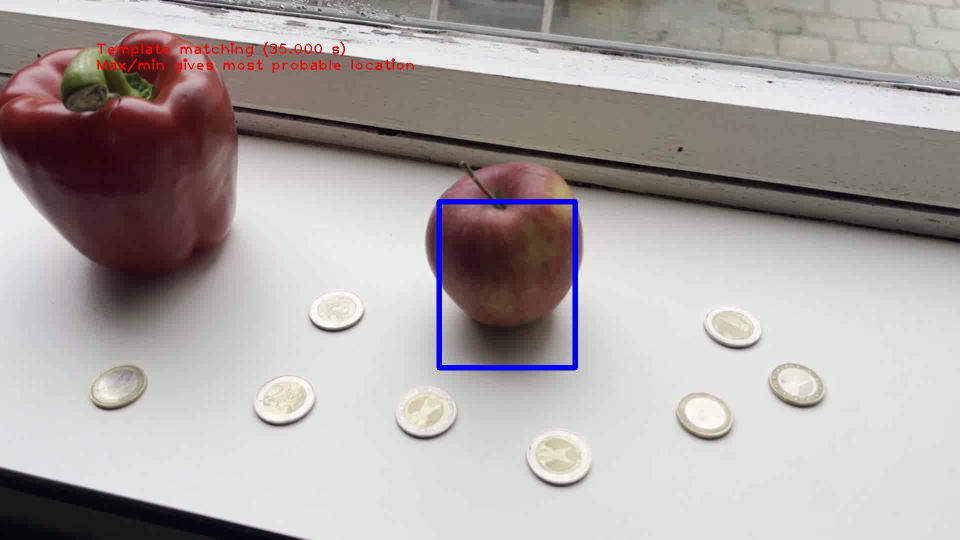
#> input picture frame 0 of CV/Assignment_1/out.mp4, 1920 x 1080 px, given in place of in.MOV, which was not available (shown at 1/2 size)
$ python opencv_process_video.py   (older library calls are emulated)
#> lines starting #> are read from the running program, lines starting #| are printed output that depends on the picture; after the words box and inside, x2 and y2 are one past the last pixel; in counts of white or black regions, pixels touching at a corner belong together; pictures that were not available may be replaced by others from this repository, and a replacement may not be noted
"""
Code for the first 40 seconds of the video submitted for individual assignment 1 of Computer Vision course.
By Thibeau Wouters
"""
import argparse
import cv2
import os
import sys
import numpy as np

# Specify hyperparameters that are helpful when working on the videos
SHOW_FRAMES = False  # show the frames when running this script
SHOW_PROGRESS = True  # show timestamp when processing video
MIN_TIME = 0  # start time of video to be processed
MAX_TIME = 40000  # max time that we are going to process
# Make sure max time is at most 40000 for this first part of the video
MAX_TIME = min(40000, MAX_TIME)


# helper function to get the time in seconds
def get_time(cap):
    """
    Returns the time of the current frame in milliseconds.
    :param cap: VideoCapture
    :return: Time of frame in milliseconds.
    """
    return int(cap.get(cv2.CAP_PROP_POS_MSEC))


# helper function to specify what to do based on video seconds
def between(cap, lower: int, upper: int) -> bool:
    return lower <= int(cap.get(cv2.CAP_PROP_POS_MSEC)) < upper


def main(input_video_file: str, output_video_file: str) -> None:
    # OpenCV video objects to work with
#> called with input_video_file = 'D:\\Coding\\MAI\\CV\\Assignment_1\\in.MOV', output_video_file = 'D:\\Coding\\MAI\\CV\\Assignment_1\\out.mp4'
    cap = cv2.VideoCapture(input_video_file)
    fps = int(round(cap.get(5)))
    frame_width = int(cap.get(3))
    frame_height = int(cap.get(4))
    fourcc = cv2.VideoWriter_fourcc(*'mp4v')  # saving output video as .mp4
    out = cv2.VideoWriter(output_video_file, fourcc, fps, (frame_width, frame_height))

    # Show which part of the video we are going to work on
    print(f"Processing frames between {MIN_TIME/1000} seconds and {MAX_TIME/1000} seconds.")
    font = cv2.FONT_HERSHEY_PLAIN

    while cap.isOpened():
        ret, frame = cap.read()
#> frame is the input picture: shape (1080, 1920, 3); mean B, G, R 163.1, 165.4, 171.2
        if ret:
            # Initialize the subtitles
            subtitle = ""
            explanation_subtitle = ""

            # Skip frames that occur before the min time
            if between(cap, 0, MIN_TIME):
                continue

            "0 -- 4 seconds: color to grayscale"
            if between(cap, 0, 4000):
                subtitle = "Switch between greyscale and color"
            if between(cap, 0, 1000) or between(cap, 2000, 3000):
                # Convert to greyscale, but make sure we still have three channels for VideoWriter
                frame[:, :, 1] = frame[:, :, 0]
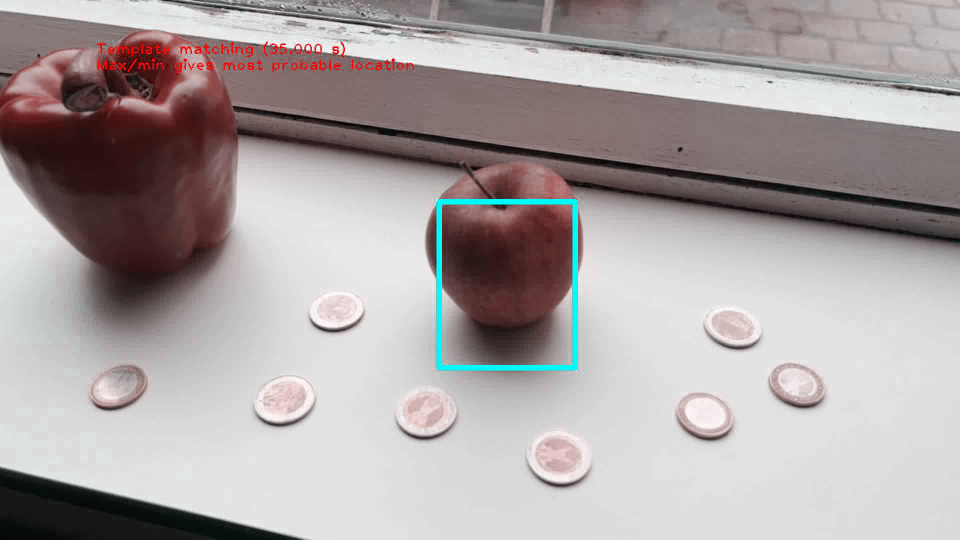
#> frame: shape (1080, 1920, 3) (shown at 1/2 size); mean B, G, R 163.1, 163.1, 171.2
                frame[:, :, 2] = frame[:, :, 0]
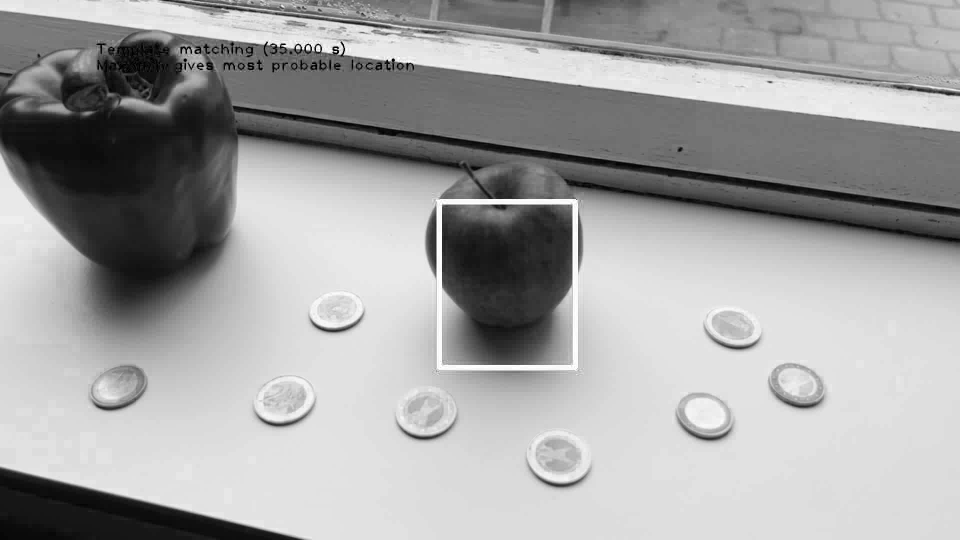
#> frame: shape (1080, 1920, 3) (shown at 1/2 size); min 0, max 255, mean 163.1

            "4 -- 8 seconds: Gaussian blurring"
            if between(cap, 4000, 5000):
                kernel = (11, 11)
                sigma = 0
                frame = cv2.GaussianBlur(frame, kernel, sigma)

                subtitle = "Gaussian filtering"
                explanation_subtitle = f"Kernel {kernel}, sigma: {sigma}"

            if between(cap, 5000, 6000):
                kernel = (31, 31)
                sigma = 0
                frame = cv2.GaussianBlur(frame, kernel, sigma)

                subtitle = "Gaussian filtering"
                explanation_subtitle = f"Kernel {kernel}, sigma: {sigma}:  bigger kernel, smoother result"

            if between(cap, 6000, 7000):
                kernel = (31, 31)
                sigma = 20
                frame = cv2.GaussianBlur(frame, kernel, sigma)

                subtitle = "Gaussian filtering"
                explanation_subtitle = f"Kernel {kernel}, sigma: {sigma}: bigger sigma, smoother result"

            if between(cap, 7000, 8000):
                kernel = (51, 51)
                sigma = 50
                frame = cv2.GaussianBlur(frame, kernel, sigma)

                subtitle = "Gaussian filtering"
                explanation_subtitle = f"Kernel {kernel}, sigma: {sigma}: bigger kernel + bigger sigma, smoother result"

            "8 -- 12 seconds: bilateral filter"
            if between(cap, 8000, 10000):
                # The pixel neighbourhood size will be computed automatically from sigma space by putting -1
                d = -1
                sigma_color = 10
                sigma_space = 10
                frame = cv2.bilateralFilter(frame, d, sigma_color, sigma_space)

                subtitle = "Bilateral filter: preserves edges better, due to 2 weightings rather than 1"
                explanation_subtitle = f"sigma color {sigma_color}, sigma space: {sigma_space}"

            if between(cap, 10000, 12000):
                d = -1
                sigma_color = 20
                sigma_space = 20
                frame = cv2.bilateralFilter(frame, d, sigma_color, sigma_space)

                subtitle = "Bilateral filter: preserves edges better, due to 2 weightings rather than 1"
                explanation_subtitle = f"sigma color {sigma_color}, sigma space: {sigma_space}: smoother result"

            "12 -- 16 seconds: simple grabbing by thresholding"
            if between(cap, 12000, 16000):
                # Convert to HSV space
                hsv = cv2.cvtColor(frame, cv2.COLOR_BGR2HSV)
                # Blur
                hsv = cv2.GaussianBlur(hsv, (13, 13), 0)
                # Specify threshold ranges
                lower = np.array([0, 100, 55])
                upper = np.array([179, 150, 150])
                mask = cv2.inRange(hsv, lower, upper)
                # Bitwise-AND mask on the original image
                white = 255*np.ones_like(hsv)
                frame = cv2.bitwise_and(white, white, mask=mask)
                subtitle = "Grabbing by threshold in HSV space"
                explanation_subtitle = "(hard to distinguish between similarly coloured objects)"

            "16 -- 20 seconds: improved grabbing"
            if between(cap, 16000, 20000):
                # Convert to HSV space
                hsv = cv2.cvtColor(frame, cv2.COLOR_BGR2HSV)
                # Blur
                hsv = cv2.GaussianBlur(hsv, (13, 13), 0)
                # Specify threshold ranges
                lower = np.array([0, 100, 55])
                upper = np.array([179, 150, 150])
                mask = cv2.inRange(hsv, lower, upper)
                # Show new improvements in blue
                white = 255 * np.ones_like(hsv)
                blue = white
                blue[:, :, 1] = 0
                blue[:, :, 2] = 0
                # Bitwise-AND mask and original image
                frame = cv2.bitwise_and(white, white, mask=mask)
                # Now improve with morphological operations: use opening
                kernel_size = (15, 15)
                kernel = np.ones(kernel_size, np.uint8)
                nb_iterations = 2
                frame = cv2.morphologyEx(frame, cv2.MORPH_OPEN, kernel, iterations=nb_iterations)

                subtitle = "Less false positives with morphological operation"
                explanation_subtitle = f"(opening with kernel: {kernel_size}, iterations: {nb_iterations})"

            "20 -- 25 seconds: Sobel filter"
            if between(cap, 20000, 25000):
                # Blur
                frame = cv2.GaussianBlur(frame, (3, 3), 0)
                ddepth = cv2.CV_16S
                # We vary the Sobel parameters during these 5 seconds:
                x_val = 1
                y_val = 0
                ksize = 3
                scale = 1
                delta = 0

                if between(cap, 20000, 21000):
                    # Sobel parameters
                    x_val = 1
                    y_val = 0

                    subtitle = "Sobel filter: horizontal (gradients in blue)"
                    explanation_subtitle = f"(kernel size: {ksize})"

                elif between(cap, 21000, 22000):
                    # Sobel parameters
                    x_val = 1
                    y_val = 0
                    ksize = 5
                    scale = 0.15

                    subtitle = "Sobel filter: horizontal (gradients in blue)"
                    explanation_subtitle = f"(kernel size: {ksize})"

                elif between(cap, 22000, 23000):
                    # Sobel parameters
                    x_val = 0
                    y_val = 1
                    ksize = 3

                    subtitle = "Sobel filter: vertical (gradients in blue)"
                    explanation_subtitle = f"(kernel size: {ksize})"

                elif between(cap, 23000, 24000):
                    # Sobel parameters
                    x_val = 0
                    y_val = 1
                    ksize = 5
                    scale = 0.15

                    subtitle = "Sobel filter: vertical (gradients in blue)"
                    explanation_subtitle = f"(kernel size: {ksize})"

                elif between(cap, 24000, 25000):
                    # Sobel parameters
                    x_val = 1
                    y_val = 1
                    ksize = 3
                    scale = 3

                    subtitle = "Sobel filter: diagonal (gradients in blue)"
                    explanation_subtitle = f"(kernel size: {ksize})"

                # Convert color to gray
                gray = cv2.cvtColor(frame, cv2.COLOR_BGR2GRAY)
                # Detect gradients on the grayscale image, use params defined above
                grad = cv2.Sobel(gray, ddepth, x_val, y_val, ksize=ksize, scale=scale, delta=delta, borderType=cv2.BORDER_DEFAULT)
                # Convert the scale
                grad = cv2.convertScaleAbs(grad)
                # Get the mask of ROI, where we have the Sobel gradients, and the inverse mask
                ret, mask = cv2.threshold(grad, 50, 255, cv2.THRESH_BINARY)
                inv_mask = cv2.bitwise_not(mask)
                # Get the ROI of frame, but black out Sobel
                frame = cv2.bitwise_and(frame, frame, mask=inv_mask)
                # Get the Sobel gradients in blue:
                blue = np.zeros_like(frame)
                blue[:, :, 0] = mask
                # Add the Sobel derivatives on top of the original image
                frame = cv2.add(frame, blue)

            "25 -- 35s: Hough transform to detect circles"
            if between(cap, 25000, 35000):
                # Blur for better results
                frame = cv2.GaussianBlur(frame, (3, 3), 0)
                # Convert image to grayscale for Hough circles method:
                gray = cv2.cvtColor(frame, cv2.COLOR_BGR2GRAY)
                # Default params of Hough transform:
                minDist = gray.shape[0] / 16
                param1 = 150
                param2 = 50
                minR = 120
                maxR = 500

                # Parameters for each period:
                if between(cap, 25000, 27000):
                    param2 = 35

                    subtitle  = f"Hough transform: param1: {param1}, param2: {param2}, minRadius: {minR}, param2: {maxR}"
                    explanation_subtitle = "Circles easily accepted"

                elif between(cap, 27000, 29000):

                    subtitle  = f"Hough transform: param1: {param1}, param2: {param2}, minRadius: {minR}, param2: {maxR}"
                    explanation_subtitle = "Circles less easily accepted"

                elif between(cap, 29000, 31000):
                    minDist = gray.shape[0] / 4
                    param1 = 100
                    param2 = 50

                    subtitle  = f"Hough transform: minDist: {minDist}, param1: {param1}, param2: {param2}, minR: {minR}, maxR: {maxR}"
                    explanation_subtitle = "Different centers are farther away"

                elif between(cap, 31000, 33000):
                    minR = 25
                    maxR = 75
                    minDist = gray.shape[0] / 12
                    param2 = 45

                    subtitle  = f"Hough transform: minDist: {minDist}, param1: {param1}, param2: {param2}, minR: {minR}, maxR: {maxR}"
                    explanation_subtitle = "Smaller circles detected"

                elif between(cap, 33000, 35000):
                    minR = 150
                    maxR = 200
                    minDist = gray.shape[0] / 2
                    param1 = 250
                    param2 = 20

                    subtitle  = f"Hough transform: minDist: {minDist}, param1: {param1}, param2: {param2}, minR: {minR}, maxR: {maxR}"
                    explanation_subtitle = "Ideal parameters to detect only the apple"

                # Detect circles with Hough transform with above specified parameters
                circles = cv2.HoughCircles(gray, cv2.HOUGH_GRADIENT, 1, minDist=minDist, param1=param1, param2=param2,
                                           minRadius=minR, maxRadius=maxR)
                # Draw detected circles on the original frame
                if circles is not None:
                    circles = np.uint16(np.around(circles))
                    for i in circles[0, :]:
                        # Draw outer circle
                        cv2.circle(frame, (i[0], i[1]), i[2], (0, 255, 0), 2)
                        # Draw inner circle
                        cv2.circle(frame, (i[0], i[1]), 2, (0, 0, 255), 3)

            "35 - 40s: template matching"
            if between(cap, 35000, 40000):
                subtitle = "Template matching"
                # Read in a template
                template = cv2.imread("template_apple.png")

                # Blur a bit
                frame = cv2.GaussianBlur(frame, (3, 3), 0)
                template = cv2.GaussianBlur(template, (3, 3), 0)
                # Convert the images to grayscale
                gray = cv2.cvtColor(frame, cv2.COLOR_BGR2GRAY)
                gray_template = cv2.cvtColor(template, cv2.COLOR_BGR2GRAY)
                # Get the dimensions (width and height) of the template
                w, h = gray_template.shape[::-1]
                # Choose a particular method and evaluate it
                meth = 'cv2.TM_CCOEFF_NORMED'
                method = eval(meth)
                # Apply template Matching
                result = cv2.matchTemplate(gray, gray_template, method)
                min_val, max_val, min_loc, max_loc = cv2.minMaxLoc(result)

                if between(cap, 35000, 37000):
                    # Draw flashy rectangle for first two seconds
                    top_left = max_loc
                    bottom_right = (top_left[0] + w, top_left[1] + h)
                    cv2.rectangle(frame, top_left, bottom_right, (255, 0, 0), 10)
                    explanation_subtitle = "Max/min gives most probable location"

                if between(cap, 37000, 40000):
                    # Show likelihood
                    explanation_subtitle = "Showing likelihood"
                    # First, normalize to float values between 0 and 255
                    result = cv2.normalize(result, None, 0, 255, cv2.NORM_MINMAX)
                    # Convert to integers
                    result = result.astype(np.uint8)
                    # Resize the result variable to the same dimensions as the original frames
                    result = cv2.resize(result, (frame_width, frame_height))
                    # Merge into 3 color channels into frame to be written
                    frame = cv2.merge((result, result, result))

            # Write subtitle, with a timestamp, and save to write frame to output
            timestamp = '{:.3f}'.format(get_time(cap)/1000)
            cv2.putText(frame, subtitle + f" ({timestamp} s)", (int(0.1*frame_width), int(0.1*frame_height)), font, 2, (0, 0, 255), 2, cv2.LINE_4)
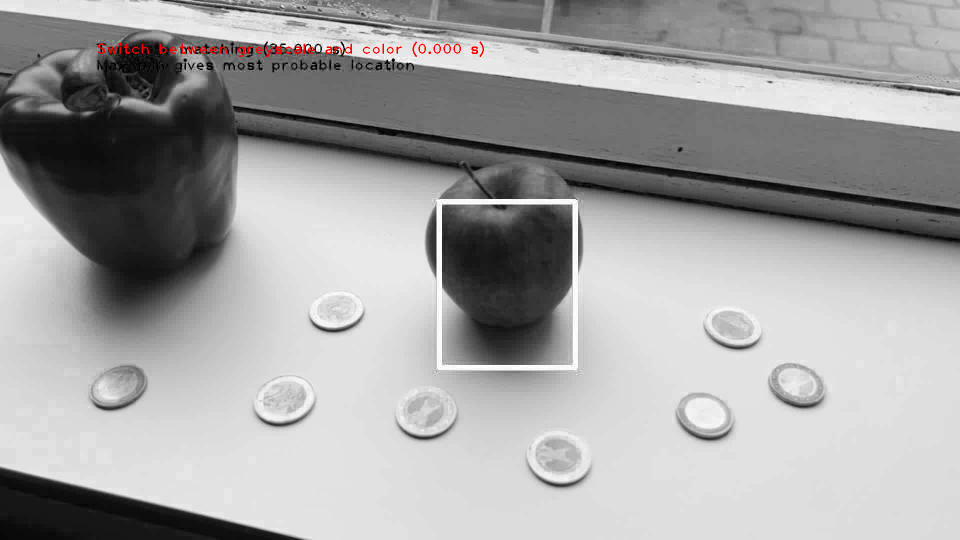
#> frame: shape (1080, 1920, 3) (shown at 1/2 size); 0.18% of pixels changed, all inside (x1, y1, x2, y2) = (195, 83, 968, 114)
            cv2.putText(frame, explanation_subtitle, (int(0.1 * frame_width), int(0.13 * frame_height)), font,
                        2, (0, 0, 255), 2, cv2.LINE_4)
            out.write(frame)

            # (optional) display the resulting frame
            if SHOW_FRAMES:
                cv2.namedWindow('Frame', cv2.WINDOW_NORMAL)
                cv2.imshow('Frame', frame)
                cv2.waitKey(1)

            if SHOW_PROGRESS:
                print(timestamp, end="\r")

            # Stop processing if we exceed max_time
            if get_time(cap) > MAX_TIME:
                break

        # Break the loop
        else:
            break

    # When everything done, release the video capture and writing object
    cap.release()
    out.release()
    # Closes all the frames
    cv2.destroyAllWindows()


if __name__ == '__main__':
    # [15 lines of commented-out code are left out]

    input_file  = os.path.normpath("D:\\Coding\\MAI\\CV\\Assignment_1\\in.MOV")
    output_file = os.path.normpath("D:\\Coding\\MAI\\CV\\Assignment_1\\out.mp4")

    # Then, run the above code
    main(input_file, output_file)
